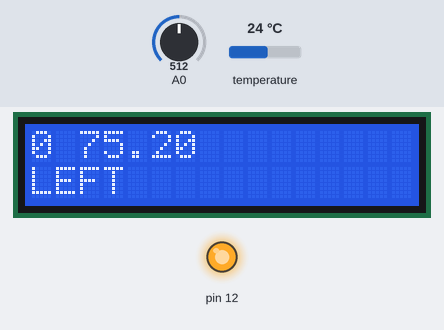
Simulated run of this sketch. Board: Arduino Uno, built with avr-gcc and run on an emulated ATmega328P. On the bench: 16×2 character LCD, output pins drawn as LEDs (lit = HIGH). The test bench sets the inputs (shaded band); at power-on: A0 = 512, temperature 24 °C.

Above: at 1.2 s.
1.3 s: A0 set to 440
At 2.0 s:
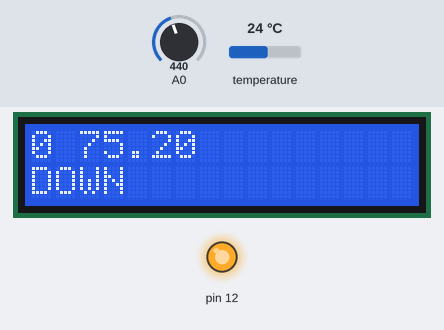
2.8 s: A0 set to 660
At 4.0 s:
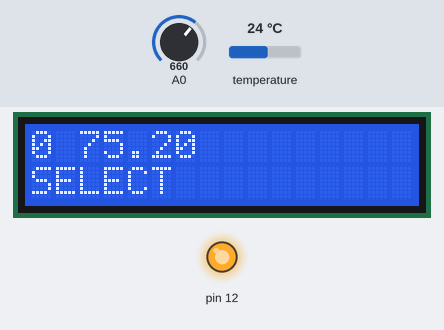
4.3 s: A0 set to 122
At 5.3 s:
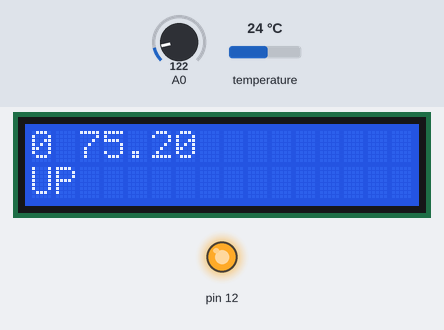
5.8 s: temperature set to 37.1 °C
At 6.3 s:
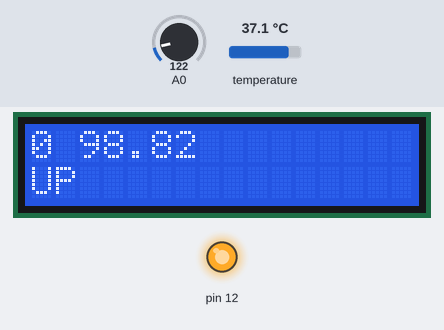
7.3 s: temperature set to 38.3 °C
At 8.5 s:
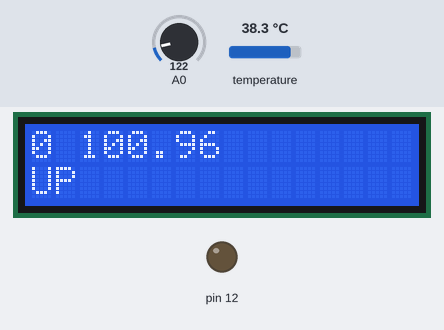
8.8 s: A0 set to 40
At 10.0 s:
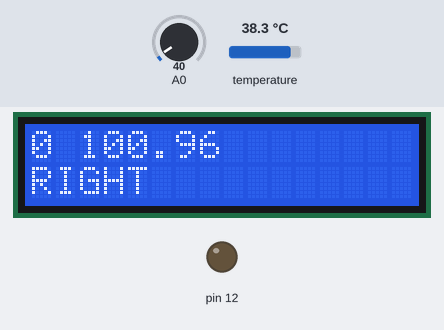
Timing chart, 0 to 11.3 s (numbered marks = the images above; inputs shaded):
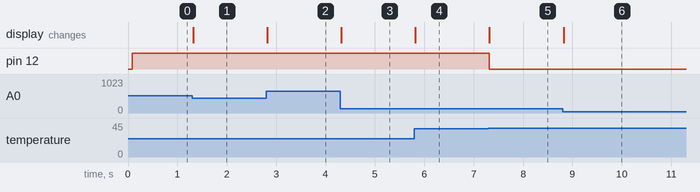

The sketch:

proofingbox.ino
```cpp
//Sample using LiquidCrystal library
#include <LiquidCrystal.h>
 #include <OneWire.h>

int DS18S20_Pin = 2; //DS18S20 Signal pin on digital 2

//Temperature chip i/o
OneWire ds(DS18S20_Pin);  // on digital pin 2

/*******************************************************

This program will test the LCD panel and the buttons
Mark Bramwell, July 2010

********************************************************/

// select the pins used on the LCD panel
LiquidCrystal lcd(8, 9, 4, 5, 6, 7);
long seconds;
// define some values used by the panel and buttons
int lcd_key     = 0;
int adc_key_in  = 0;
#define btnRIGHT  0
#define btnUP     1
#define btnDOWN   2
#define btnLEFT   3
#define btnSELECT 4
#define btnNONE   5

// read the buttons
int read_LCD_buttons()
{
 adc_key_in = analogRead(0);      // read the value from the sensor
 // my buttons when read are centered at these valies: 0, 144, 329, 504, 741
 // we add approx 50 to those values and check to see if we are close
 if (adc_key_in > 1000) return btnNONE; // We make this the 1st option for speed reasons since it will be the most likely result
 // For V1.1 us this threshold
 if (adc_key_in < 50)   return btnRIGHT;
 if (adc_key_in < 250)  return btnUP;
 if (adc_key_in < 450)  return btnDOWN;
 if (adc_key_in < 650)  return btnLEFT;
 if (adc_key_in < 850)  return btnSELECT;

 // For V1.0 comment the other threshold and use the one below:
/*
 if (adc_key_in < 50)   return btnRIGHT;
 if (adc_key_in < 195)  return btnUP;
 if (adc_key_in < 380)  return btnDOWN;
 if (adc_key_in < 555)  return btnLEFT;
 if (adc_key_in < 790)  return btnSELECT;
*/


 return btnNONE;  // when all others fail, return this...
}

void setup()
{
 Serial.begin(9600);
 lcd.begin(16, 2);              // start the library
 lcd.setCursor(0,0);
 pinMode(12,OUTPUT);
 digitalWrite(12,LOW);
}

boolean isNewMinute(){
  static long lastMilli=0;
  long thisMilli = millis();

  if(thisMilli>lastMilli+60000L){
      lastMilli=thisMilli;
      return true;
  }else{
    return false;
  }
}

void loop()
{
  float temperature = getTemp()*1.8+32.0;
  seconds=millis()/1000L;
   if(isNewMinute()){
       Serial.print(seconds/60);
       Serial.print(",");
       Serial.println(temperature);
   }
 lcd.setCursor(9,1);            // move cursor to second line "1" and 9 spaces over


 lcd.setCursor(0,1);            // move to the begining of the second line
 lcd_key = read_LCD_buttons();  // read the buttons

 switch (lcd_key)               // depending on which button was pushed, we perform an action
 {
   case btnRIGHT:
     {
     lcd.print("RIGHT ");
     digitalWrite(12,LOW);
     break;
     }
   case btnLEFT:
     {
     lcd.print("LEFT   ");
     digitalWrite(12,HIGH);
     break;
     }
   case btnUP:
     {
     lcd.print("UP    ");
     break;
     }
   case btnDOWN:
     {
     lcd.print("DOWN  ");
     break;
     }
   case btnSELECT:
     {
     lcd.print("SELECT");
     break;
     }
     case btnNONE:
     {
     break;
     }
 }

 if(temperature > 100.0)
   digitalWrite(12,LOW);
  else
   digitalWrite(12,HIGH);

  lcd.setCursor(0,0);
  lcd.print(seconds/60);
  lcd.print(" ");
  lcd.print(temperature);
}


float getTemp(){
  //returns the temperature from one DS18S20 in DEG Celsius

  byte data[12];
  byte addr[8];

  if ( !ds.search(addr)) {
      //no more sensors on chain, reset search
      ds.reset_search();
      return -1000;
  }

  if ( OneWire::crc8( addr, 7) != addr[7]) {
      Serial.println("CRC is not valid!");
      return -1000;
  }

  if ( addr[0] != 0x10 && addr[0] != 0x28) {
      Serial.print("Device is not recognized");
      return -1000;
  }

  ds.reset();
  ds.select(addr);
  ds.write(0x44,1); // start conversion, with parasite power on at the end

  byte present = ds.reset();
  ds.select(addr);
  ds.write(0xBE); // Read Scratchpad


  for (int i = 0; i < 9; i++) { // we need 9 bytes
    data[i] = ds.read();
  }

  ds.reset_search();

  byte MSB = data[1];
  byte LSB = data[0];

  float tempRead = ((MSB << 8) | LSB); //using two's compliment
  float TemperatureSum = tempRead / 16;

  return TemperatureSum;

}
```

Measured:
- the behaviour switches between 37.7 and 37.8 °C on temperature (found by bisection; images 4 and 5)
- after the input at 1.3 s, the display: changes at once (image 1)
- after the input at 2.8 s, the display: changes at once (image 2)
- after the input at 4.3 s, the display: changes at once (image 3)
- after the input at 5.8 s, the display: changes at once (image 4)
- after the input at 7.3 s, pin 12: HIGH → LOW at once; the display: changes at once (image 5)
- after the input at 8.8 s, the display: changes at once (image 6)
